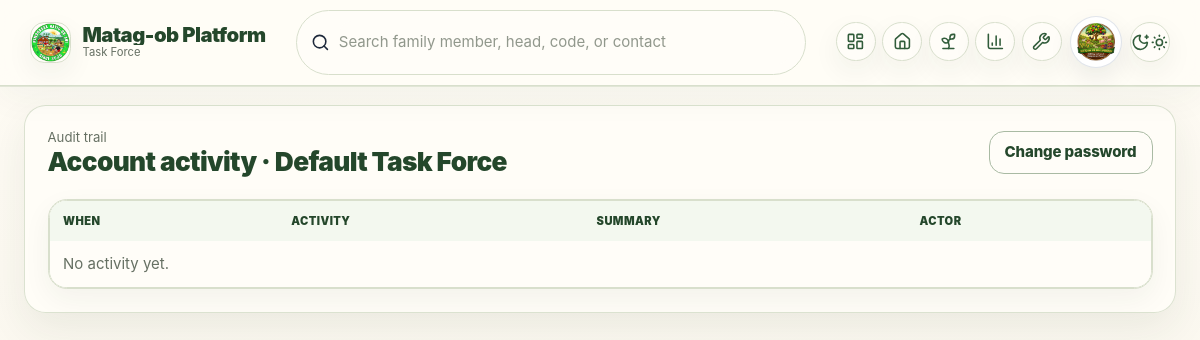
Screenshot of /modules/users/account/activity.php (signed in) with the database file from the repository.
### tables this page shows
CREATE TABLE `system_settings` (
  `setting_id` int(11) NOT NULL,
  `setting_key` varchar(100) NOT NULL,
  `setting_value` text DEFAULT NULL,
  `description` varchar(255) DEFAULT NULL,
  `updated_at` timestamp NOT NULL DEFAULT current_timestamp() ON UPDATE current_timestamp()
);

CREATE TABLE `users` (
  `user_id` bigint(20) NOT NULL,
  `role_id` int(11) NOT NULL,
  `full_name` varchar(150) NOT NULL,
  `username` varchar(100) NOT NULL,
  `password_hash` varchar(255) NOT NULL,
  `email` varchar(150) DEFAULT NULL,
  `contact_number` varchar(30) DEFAULT NULL,
  `position_title` varchar(100) DEFAULT NULL,
  `avatar_path` varchar(255) DEFAULT NULL,
  `bio` text DEFAULT NULL,
  `profile_status` varchar(30) NOT NULL DEFAULT 'approved',
  `profile_reviewed_by` bigint(20) DEFAULT NULL,
  `profile_reviewed_at` datetime DEFAULT NULL,
  `is_active` tinyint(1) NOT NULL DEFAULT 1,
  `last_login_at` datetime DEFAULT NULL,
  `created_by` bigint(20) DEFAULT NULL,
  `created_at` timestamp NOT NULL DEFAULT current_timestamp(),
  `updated_at` timestamp NOT NULL DEFAULT current_timestamp() ON UPDATE current_timestamp()
);

### modules/users/account/activity.php (the view, shortened to what the rows shown need)
<?php
require_once dirname(__DIR__, 3) . '/app/bootstrap.php';
$conn = db_conn();
$user = current_user();
$targetUserId = (int)getv('user_id', (int)$user['id']);
$targetRow = fetch_one($conn, "SELECT full_name, username FROM users WHERE user_id=" . $targetUserId . " LIMIT 1");
app_require('app/includes/header.php');
?>
<section class="rounded-[2rem] border border-slate-200 bg-white p-6 shadow-sm">
    <div class="flex items-center justify-between gap-3 flex-wrap">
        <div>
            <div class="text-sm text-slate-500">Audit trail</div>
            <h2 class="text-3xl font-black">Account activity<?= !empty($targetRow['full_name']) ? ' · ' . e($targetRow['full_name']) : '' ?></h2>
        </div>
    </div>
    <div class="mt-6 overflow-x-auto">
        <table class="min-w-full text-sm">
            <thead><tr class="text-left text-slate-500 border-b"><th class="py-3 pr-4">When</th><th class="py-3 pr-4">Activity</th><th class="py-3 pr-4">Summary</th><th class="py-3">Actor</th></tr></thead>
        </table>
    </div>
</section>

### app/includes/header.php (shortened to what the rows shown need)
<?php
require_once dirname(__DIR__, 2) . '/app/bootstrap.php';
require_once __DIR__ . '/app_helpers.php';
require_once __DIR__ . '/navigation.php';
$current_role = $_SESSION['role_code'] ?? '';
$current_uri = parse_url($_SERVER['REQUEST_URI'] ?? '', PHP_URL_PATH) ?? '';
$home_link = get_home_by_role($current_role);
$nav_groups = get_navigation_groups_by_role($current_role);
$conn = $conn ?? ($GLOBALS['conn'] ?? db_conn());
$navAttention = navigation_attention_counts($conn, $current_role);
$navAttentionDetails = navigation_attention_details($conn, $current_role);
$currentUser = current_user();
$user_avatar = user_avatar_url($currentUser['avatar_path'] ?? null);
$system_logo_url = system_logo_url($conn);
$app_name = system_title($conn);
$searchPlaceholder = function_exists('system_header_search_placeholder') ? system_header_search_placeholder($conn) : 'Search family member, head, code, or contact';
$searchPlaceholder = ($current_role === 'developer' || $current_role === 'admin') ? 'Search users, roles, departments, or logs' : $searchPlaceholder;
$enableHouseholdAutocomplete = !in_array($current_role, ['developer', 'admin'], true);
$role_title = role_label($current_role);
$role_nav = function_exists('navigation_role_config') ? navigation_role_config($current_role) : [];
$search_action = $role_nav['search'] ?? app_url('modules/agri/households/index.php');
?>
<!DOCTYPE html>
<html lang="en" class="h-full antialiased">
<head>
    <script src="https://cdn.tailwindcss.com"></script>
    <link rel="stylesheet" href="<?= e(app_url('assets/css/app.css')) ?>">
</head>
<body class="h-full text-slate-800 dark:text-slate-100 transition-colors duration-300">
<?php if (isset($_SESSION['user_id'])): ?>
<div class="min-h-screen app-shell">
    <header class="app-header sticky top-0 z-40 border-b">
        <div class="app-header-inner px-4 sm:px-6 lg:px-8 py-3">
            <div class="flex items-center gap-3 min-w-0">
                <a href="<?= e($home_link) ?>" class="flex items-center gap-3 min-w-0 shrink-0">
                    <span class="app-brand-mark"><img src="<?= e($system_logo_url) ?>" alt="Logo" class="h-full w-full object-cover" onerror="this.onerror=null;this.src='<?= e(app_url('assets/img/image.jpg')) ?>';"></span>
                    <span class="min-w-0 hidden sm:block">
                        <span class="block app-brand-title truncate"><?= e($app_name) ?></span><span class="block text-xs text-slate-500 truncate"><?= e($role_title) ?></span>
                    </span>
                </a>
            </div>
            <form action="<?= e($search_action) ?>" method="GET" class="app-global-search hidden md:flex" <?= $enableHouseholdAutocomplete ? 'data-household-autocomplete-form' : '' ?>>
                <i data-lucide="search" class="w-4 h-4 shrink-0"></i>
                <input type="text" name="q" placeholder="<?= e($searchPlaceholder) ?>" autocomplete="off" <?= $enableHouseholdAutocomplete ? 'data-household-autocomplete-input data-autocomplete-min="1"' : '' ?>>
            </form>
            <div class="app-header-actions">
                <nav class="app-top-nav hidden md:flex" aria-label="Primary navigation">
                    <a href="<?= e($home_link) ?>" class="app-top-nav-item <?= str_contains($current_uri, $home_link) ? 'is-active' : '' ?>" title="Dashboard" aria-label="Dashboard">
                        <i data-lucide="layout-dashboard" class="w-5 h-5"></i><span class="app-tooltip">Dashboard</span>
                    </a>
                    <?php foreach ($nav_groups as $idx => $group):
                        $groupItems = (is_array($group) && isset($group['items']) && is_array($group['items'])) ? $group['items'] : [];
                        $groupActive = false; foreach($groupItems as $gi){ if (!empty($gi['href']) && str_contains($current_uri, $gi['href'])) { $groupActive = true; break; } }
                        $menuId = 'navDrop'.$idx;
                        $groupAttention = navigation_group_attention($groupItems, $navAttentionDetails, (string)($group['label'] ?? 'menu'));
                        $groupCount = (int)($groupAttention['count'] ?? 0);
                        $groupNeedsAttention = $groupCount > 0;
                        $groupTooltip = (string)($group['label'] ?? 'Menu');
                        ?>
                        <div class="app-dropdown-wrap" data-dropdown-wrap>
                            <button type="button" class="app-top-nav-item <?= $groupActive ? 'is-active' : '' ?> <?= $groupNeedsAttention ? 'has-attention' : '' ?>" onclick="toggleDropdown('<?= $menuId ?>', this)" title="<?= e($groupTooltip) ?>" aria-label="<?= e($groupTooltip) ?>" aria-expanded="false" aria-controls="<?= $menuId ?>">
                                <i data-lucide="<?= e($group['icon']) ?>" class="w-5 h-5"></i>
                            </button>
                        </div>
                    <?php endforeach; ?>
                                    </nav>
                <div class="app-dropdown-wrap" data-dropdown-wrap>
                    <button type="button" class="app-user-trigger" onclick="toggleDropdown('profileMenu', this)" aria-expanded="false" aria-controls="profileMenu">
                        <img src="<?= e($user_avatar) ?>" alt="Profile" onerror="this.onerror=null;this.src='<?= e(app_url('assets/img/image.jpg')) ?>';" class="app-user-avatar">
                    </button>
                </div>
                <button type="button" onclick="toggleTheme()" class="icon-button" title="Toggle theme" aria-label="Toggle theme"><i data-lucide="moon-star" class="w-5 h-5 block dark:hidden"></i><i data-lucide="sun-medium" class="w-5 h-5 hidden dark:block"></i></button>
            </div>
        </div>
    </header>
    <main class="app-main px-4 sm:px-6 lg:px-8 py-6 space-y-6">
<?php endif; ?>

### rows the page displays
system_settings: setting_value (picture)
system_settings: setting_value "Matag-ob Platform"
system_settings: q "Search family member, head, code, or contact"
users: full_name "Default Task Force"

### other values shown
$role_title "Task Force"
